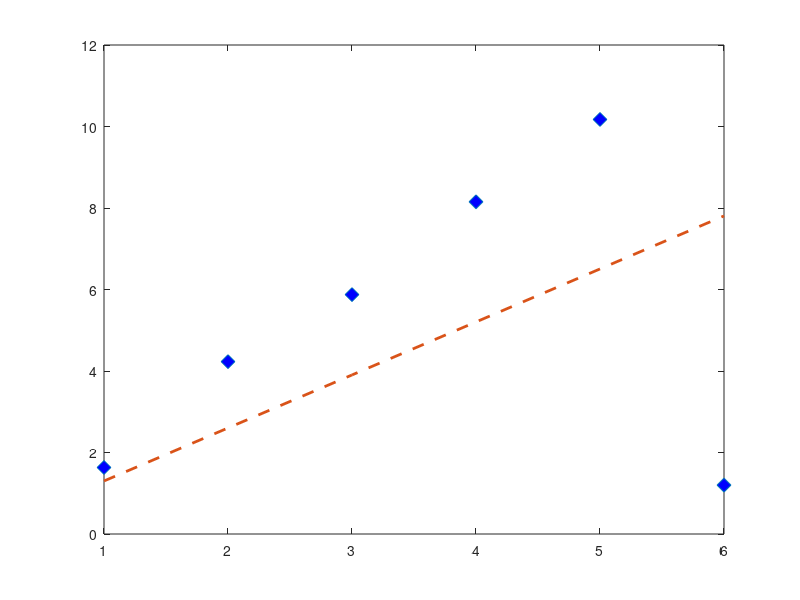

Reproduce this figure in MATLAB. (Note: this script raises an error after producing the figure.)
%{

(1) Motivate l1 or l_p (1<=p<=infty) regression

(2) Sketching approaches
Ref: "The Fast Cauchy Transform..." by Clarkson et all 2016
in SIAM J Sci Comp, ?http://epubs.siam.org/doi/10.1137/140963698

see also David Woodruff's 2014 monograph

Stephen Becker

%}

%% Why l1 regression? Let's do a 1D example
rng(0);
x   = 2;
A   = (1:6)';
[M,N]   = size(A); % N = 1 since 1D example
z   = .3*randn(M,1);
b   = A*x + z;

b(6) = 1.2; % gross corruption, e.g., someone typed "1.2" instead of "12"

% Notation is funny: "x" is really like a slope,
%   and "A" is really like "x"
figure(1); clf;
h=plot( A, b, 'd', 'DisplayName', 'Samples','markersize',10,...
    'markerfacecolor','b');
hold all
% plot( A, A*x, '-', 'DisplayName', 'True data','linewidth',2);

% Find line of best fit, in l2 sense
xLS     = A\b;
plot( A, A*xLS, '--', 'DisplayName', 'l2 fit','linewidth',2);
cvx_begin quiet
    variable x1(N)
    minimize norm( A*x1 - b , 1 )
cvx_end
plot( A, A*x1, '--', 'DisplayName', 'l1 fit','linewidth',2);
legend('location','northwest');
set(gca,'fontsize',18);


%% Check basic Johnson-Lindenstrauss results: preserve distance in lp sense
rng(0);
% nPoints     = 1e3;
M           = 5e2; % dimension of each point
% make the data points, some of them sparse, some weird distributions, ...
A   = [log(abs(gallery('binomial',M))), gallery('dramadah',M), ...
    gallery('cauchy',M), gallery('hanowa',M), gallery('lotkin',M) ];
nPoints     = size(A,2);

clf; cspy(A); title('Depiction of matrix "A"');
% normalize it
nrms2_A = sqrt( sum(A.^2,1) );
nrms1_A = sum(abs(A),1);
% A       = bsxfun( @times, A, 1./nrms );

%% Take the l2 sketch
m   = round(.3*M);
addpath ~/Repos/randomized-algorithm-class/Code/
%% Gaussian sketch
S   = randn(m,M)/sqrt(m);
SA  = S*A;
%% FJLT sketch
ind = randperm(M,m);
SA  = dct(spdiags(sign(randn(M,1)),0,M,M)*A);
SA  = sqrt(M/m)*SA(ind,:);
%% Cauchy sketch
% Same as student-t with 1 degree of freedom
S   = trnd(1,m,M);
SA  = 1/m*S*A;
%% Check if we've preserved l1 and l2 norms
nrms2    = sqrt( sum(SA.^2,1) );
nrms1    = sum(  abs(SA),1);
figure(1); clf;
subplot(1,2,1);
histogram( nrms2./nrms2_A,'Normalization','probability' )
xlim([0,2]);
title('$\|Sx\|_2/\|x\|_2$','interpreter','latex','fontsize',20);

subplot(1,2,2);
histogram( nrms1./nrms1_A,'Normalization','probability' )
title('$\|Sx\|_1/\|x\|_1$','interpreter','latex','fontsize',20);

%% Zoom in on histograms for the case of Cauchy sketch
figure(1); clf;
BMIN    = .5;
BMAX    = 40;
subplot(1,2,1);
histogram( nrms2./nrms2_A,'BinLimits',[BMIN,BMAX] ,'Normalization','pdf')
% xlim([0,2]);
title('$\|Sx\|_2/\|x\|_2$','interpreter','latex','fontsize',20);

subplot(1,2,2);
histogram( nrms1./nrms1_A ,'BinLimits',[BMIN,BMAX],'Normalization','pdf')
title('$\|Sx\|_1/\|x\|_1$','interpreter','latex','fontsize',20);



%% Interpret another way: use p-stable to estimate p-norms
innerProds    = sqrt( abs(sum(SA,1)) ); % abs after sum

figure(1); clf;
BMIN    = .5;
BMAX    = 10;
histogram( innerProds./nrms1_A,'BinLimits',[BMIN,BMAX] ,'Normalization','pdf')
% xlim([0,2]);
title('$\sqrt{E|\langle x, s \rangle|^2} /\|x\|_1$','interpreter','latex','fontsize',20);






%% Regression
rng(0);
M   = 1e3;
N   = 1e2;
A   = rand(M,N);
x0  = randn(N,1);
b   = A*x0 + randn(M,1);

% Solve large problem for reference solution
tic
cvx_begin quiet
  variable x(N)
  minimize norm( A*x - b, 1 )
cvx_end
toc
xRef    = x;
%% Make well-conditioned basis
rng(1);
m   = round(.5*M);
for i = 1:2
    switch i
        case 1
            % Cauchy sketch:
            S   = trnd(1,m,M)/sqrt(m);
            fprintf('\nUsing Cauchy sketch\n');
        case 2
            % Gaussian sketch
            S   = randn(m,M)/sqrt(m);
            fprintf('\nUsing Gaussian sketch\n');
    end

SA  = S*A;


[Q,R]   = qr(SA,0);
Q   = A/R;
% estimate l1 leverage scores
levScores   = sum( abs(Q), 2 );
% weighted sampling
ind         = randsample(M,round(.5*M), true,levScores );

%  == Solve smaller problem
tic
cvx_begin quiet
  variable x(N)
  minimize norm( A(ind,:)*x - b(ind), 1 )
cvx_end
toc
er1=norm( x - xRef )/norm(xRef );
er2=norm( A*x - b, 1 )/norm( A*xRef - b, 1 ) - 1;
fprintf('||x-xRef| is %.2e, ||Ax-b||_1/||AxRef-b||_1-1 is %.2e\n', er1,er2);

end
